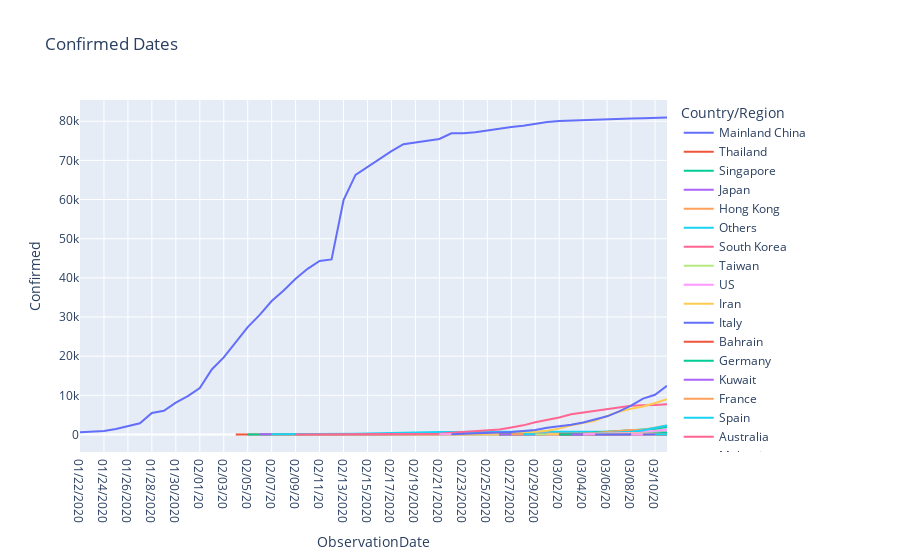

The notebook cell this image was saved under:
### Code cell
fig = px.line(dataset_sums_per_country, x="ObservationDate", y="Confirmed",  title='Confirmed Dates', color='Country/Region')
fig.show()

### Figure 1 — Plotly figure (JSON) as saved in the notebook; plotly's stock layout.template omitted (floating-point values rounded to 4 significant figures)
{"data": [{"hoverlabel": {"namelength": 0}, "hovertemplate": "Country/Region=Mainland China<br>ObservationDate=%{x}<br>Confirmed=%{y}", "legendgroup": "Mainland China", "line": {"color": "#636efa", "dash": "solid"}, "mode": "lines", "name": "Mainland China", "showlegend": true, "type": "scatter", "x": ["01/22/2020", "01/23/2020", "01/24/2020", "01/25/2020", "01/26/2020", "01/27/2020", "01/28/2020", "01/29/2020", "01/30/2020", "01/31/2020", "02/01/20", "02/02/20", "02/03/20", "02/04/20", "02/05/20", "02/06/20", "02/07/20", "02/08/20", "02/09/20", "02/10/20", "02/11/20", "02/12/20", "02/13/2020", "02/14/2020", "02/15/2020", "02/16/2020", "02/17/2020", "02/18/2020", "02/19/2020", "02/20/2020", "02/21/2020", "02/22/2020", "02/23/2020", "02/24/2020", "02/25/2020", "02/26/2020", "02/27/2020", "02/28/2020", "02/29/2020", "03/01/20", "03/02/20", "03/03/20", "03/04/20", "03/05/20", "03/06/20", "03/07/20", "03/08/20", "03/09/20", "03/10/20", "03/11/20"], "xaxis": "x", "y": [547, 639, 916, 1399, 2062, 2863, 5494, 6070, 8124, 9783, 11871, 16607, 19693, 23680, 27409, 30553, 34075, 36778, 39790, 42306, 44327, 44699, 59832, 66292, 68347, 70446, 72364, 74139, 74546, 74999, 75472, 76922, 76938, 77152, 77660, 78065, 78498, 78824, 79251, 79826, 80026, 80151, 80271, 80422, 80573, 80652, 80699, 80735, 80757, 80921], "yaxis": "y"}, {"hoverlabel": {"namelength": 0}, "hovertemplate": "Country/Region=Thailand<br>ObservationDate=%{x}<br>Confirmed=%{y}", "legendgroup": "Thailand", "line": {"color": "#EF553B", "dash": "solid"}, "mode": "lines", "name": "Thailand", "showlegend": true, "type": "scatter", "x": ["02/04/20", "02/05/20", "02/06/20", "02/07/20", "02/08/20", "02/09/20", "02/10/20", "02/11/20", "02/12/20", "02/13/2020", "02/14/2020", "02/15/2020", "02/16/2020", "02/17/2020", "02/18/2020", "02/19/2020", "02/20/2020", "02/21/2020", "02/22/2020", "02/23/2020", "02/24/2020", "02/25/2020", "02/26/2020", "02/27/2020", "02/28/2020", "02/29/2020", "03/01/20", "03/02/20", "03/03/20", "03/04/20", "03/05/20", "03/06/20", "03/07/20", "03/08/20", "03/09/20", "03/10/20", "03/11/20"], "xaxis": "x", "y": [25, 25, 25, 25, 32, 32, 32, 33, 33, 33, 33, 33, 34, 35, 35, 35, 35, 35, 35, 35, 35, 37, 40, 40, 41, 42, 42, 43, 43, 43, 47, 48, 50, 50, 50, 53, 59], "yaxis": "y"}, {"hoverlabel": {"namelength": 0}, "hovertemplate": "Country/Region=Singapore<br>ObservationDate=%{x}<br>Confirmed=%{y}", "legendgroup": "Singapore", "line": {"color": "#00cc96", "dash": "solid"}, "mode": "lines", "name": "Singapore", "showlegend": true, "type": "scatter", "x": ["02/05/20", "02/06/20", "02/07/20", "02/08/20", "02/09/20", "02/10/20", "02/11/20", "02/12/20", "02/13/2020", "02/14/2020", "02/15/2020", "02/16/2020", "02/17/2020", "02/18/2020", "02/19/2020", "02/20/2020", "02/21/2020", "02/22/2020", "02/23/2020", "02/24/2020", "02/25/2020", "02/26/2020", "02/27/2020", "02/28/2020", "02/29/2020", "03/01/20", "03/02/20", "03/03/20", "03/04/20", "03/05/20", "03/06/20", "03/07/20", "03/08/20", "03/09/20", "03/10/20", "03/11/20"], "xaxis": "x", "y": [28, 28, 30, 33, 40, 45, 47, 50, 58, 67, 72, 75, 77, 81, 84, 84, 85, 85, 89, 89, 91, 93, 93, 93, 102, 106, 108, 110, 110, 117, 130, 138, 150, 150, 160, 178], "yaxis": "y"}, {"hoverlabel": {"namelength": 0}, "hovertemplate": "Country/Region=Japan<br>ObservationDate=%{x}<br>Confirmed=%{y}", "legendgroup": "Japan", "line": {"color": "#ab63fa", "dash": "solid"}, "mode": "lines", "name": "Japan", "showlegend": true, "type": "scatter", "x": ["02/06/20", "02/07/20", "02/08/20", "02/09/20", "02/10/20", "02/11/20", "02/12/20", "02/13/2020", "02/14/2020", "02/15/2020", "02/16/2020", "02/17/2020", "02/18/2020", "02/19/2020", "02/20/2020", "02/21/2020", "02/22/2020", "02/23/2020", "02/24/2020", "02/25/2020", "02/26/2020", "02/27/2020", "02/28/2020", "02/29/2020", "03/01/20", "03/02/20", "03/03/20", "03/04/20", "03/05/20", "03/06/20", "03/07/20", "03/08/20", "03/09/20", "03/10/20", "03/11/20"], "xaxis": "x", "y": [45, 25, 25, 26, 26, 26, 28, 28, 29, 43, 59, 66, 74, 84, 94, 105, 122, 147, 159, 170, 189, 214, 228, 241, 256, 274, 293, 331, 360, 420, 461, 502, 511, 581, 639], "yaxis": "y"}, {"hoverlabel": {"namelength": 0}, "hovertemplate": "Country/Region=Hong Kong<br>ObservationDate=%{x}<br>Confirmed=%{y}", "legendgroup": "Hong Kong", "line": {"color": "#FFA15A", "dash": "solid"}, "mode": "lines", "name": "Hong Kong", "showlegend": true, "type": "scatter", "x": ["02/07/20", "02/08/20", "02/09/20", "02/10/20", "02/11/20", "02/12/20", "02/13/2020", "02/14/2020", "02/15/2020", "02/16/2020", "02/17/2020", "02/18/2020", "02/19/2020", "02/20/2020", "02/21/2020", "02/22/2020", "02/23/2020", "02/24/2020", "02/25/2020", "02/26/2020", "02/27/2020", "02/28/2020", "02/29/2020", "03/01/20", "03/02/20", "03/03/20", "03/04/20", "03/05/20", "03/06/20", "03/07/20", "03/08/20", "03/09/20", "03/10/20"], "xaxis": "x", "y": [25, 26, 29, 38, 49, 50, 53, 56, 56, 57, 60, 62, 63, 68, 68, 69, 74, 79, 84, 91, 92, 94, 95, 96, 100, 100, 105, 105, 107, 108, 114, 115, 120], "yaxis": "y"}, {"hoverlabel": {"namelength": 0}, "hovertemplate": "Country/Region=Others<br>ObservationDate=%{x}<br>Confirmed=%{y}", "legendgroup": "Others", "line": {"color": "#19d3f3", "dash": "solid"}, "mode": "lines", "name": "Others", "showlegend": true, "type": "scatter", "x": ["02/07/20", "02/08/20", "02/09/20", "02/10/20", "02/11/20", "02/12/20", "02/13/2020", "02/14/2020", "02/15/2020", "02/16/2020", "02/17/2020", "02/18/2020", "02/19/2020", "02/20/2020", "02/21/2020", "02/22/2020", "02/23/2020", "02/24/2020", "02/25/2020", "02/26/2020", "02/27/2020", "02/28/2020", "02/29/2020", "03/01/20", "03/02/20", "03/03/20", "03/04/20", "03/05/20", "03/06/20", "03/07/20", "03/08/20", "03/09/20", "03/10/20", "03/11/20"], "xaxis": "x", "y": [61, 61, 64, 135, 135, 175, 175, 218, 285, 355, 454, 542, 621, 634, 634, 634, 691, 691, 691, 705, 705, 705, 705, 705, 705, 706, 706, 706, 696, 696, 696, 696, 696, 696], "yaxis": "y"}, {"hoverlabel": {"namelength": 0}, "hovertemplate": "Country/Region=South Korea<br>ObservationDate=%{x}<br>Confirmed=%{y}", "legendgroup": "South Korea", "line": {"color": "#FF6692", "dash": "solid"}, "mode": "lines", "name": "South Korea", "showlegend": true, "type": "scatter", "x": ["02/09/20", "02/10/20", "02/11/20", "02/12/20", "02/13/2020", "02/14/2020", "02/15/2020", "02/16/2020", "02/17/2020", "02/18/2020", "02/19/2020", "02/20/2020", "02/21/2020", "02/22/2020", "02/23/2020", "02/24/2020", "02/25/2020", "02/26/2020", "02/27/2020", "02/28/2020", "02/29/2020", "03/01/20", "03/02/20", "03/03/20", "03/04/20", "03/05/20", "03/06/20", "03/07/20", "03/08/20", "03/09/20", "03/10/20", "03/11/20"], "xaxis": "x", "y": [25, 27, 28, 28, 28, 28, 28, 29, 30, 31, 31, 104, 204, 433, 602, 833, 977, 1261, 1766, 2337, 3150, 3736, 4335, 5186, 5621, 6088, 6593, 7041, 7314, 7478, 7513, 7755], "yaxis": "y"}, {"hoverlabel": {"namelength": 0}, "hovertemplate": "Country/Region=Taiwan<br>ObservationDate=%{x}<br>Confirmed=%{y}", "legendgroup": "Taiwan", "line": {"color": "#B6E880", "dash": "solid"}, "mode": "lines", "name": "Taiwan", "showlegend": true, "type": "scatter", "x": ["02/21/2020", "02/22/2020", "02/23/2020", "02/24/2020", "02/25/2020", "02/26/2020", "02/27/2020", "02/28/2020", "02/29/2020", "03/01/20", "03/02/20", "03/03/20", "03/04/20", "03/05/20", "03/06/20", "03/07/20", "03/08/20", "03/09/20", "03/10/20", "03/11/20"], "xaxis": "x", "y": [26, 26, 28, 30, 31, 32, 32, 34, 39, 40, 41, 42, 42, 44, 45, 45, 45, 45, 47, 48], "yaxis": "y"}, {"hoverlabel": {"namelength": 0}, "hovertemplate": "Country/Region=US<br>ObservationDate=%{x}<br>Confirmed=%{y}", "legendgroup": "US", "line": {"color": "#FF97FF", "dash": "solid"}, "mode": "lines", "name": "US", "showlegend": true, "type": "scatter", "x": ["02/21/2020", "02/22/2020", "02/23/2020", "02/24/2020", "02/25/2020", "02/26/2020", "02/27/2020", "02/28/2020", "02/29/2020", "03/01/20", "03/02/20", "03/03/20", "03/04/20", "03/05/20", "03/06/20", "03/07/20", "03/08/20", "03/09/20", "03/10/20", "03/11/20"], "xaxis": "x", "y": [35, 35, 35, 53, 53, 59, 60, 62, 70, 76, 101, 122, 153, 221, 278, 417, 537, 605, 959, 1281], "yaxis": "y"}, {"hoverlabel": {"namelength": 0}, "hovertemplate": "Country/Region=Iran<br>ObservationDate=%{x}<br>Confirmed=%{y}", "legendgroup": "Iran", "line": {"color": "#FECB52", "dash": "solid"}, "mode": "lines", "name": "Iran", "showlegend": true, "type": "scatter", "x": ["02/22/2020", "02/23/2020", "02/24/2020", "02/25/2020", "02/26/2020", "02/27/2020", "02/28/2020", "02/29/2020", "03/01/20", "03/02/20", "03/03/20", "03/04/20", "03/05/20", "03/06/20", "03/07/20", "03/08/20", "03/09/20", "03/10/20", "03/11/20"], "xaxis": "x", "y": [28, 43, 61, 95, 139, 245, 388, 593, 978, 1501, 2336, 2922, 3513, 4747, 5823, 6566, 7161, 8042, 9000], "yaxis": "y"}, {"hoverlabel": {"namelength": 0}, "hovertemplate": "Country/Region=Italy<br>ObservationDate=%{x}<br>Confirmed=%{y}", "legendgroup": "Italy", "line": {"color": "#636efa", "dash": "solid"}, "mode": "lines", "name": "Italy", "showlegend": true, "type": "scatter", "x": ["02/22/2020", "02/23/2020", "02/24/2020", "02/25/2020", "02/26/2020", "02/27/2020", "02/28/2020", "02/29/2020", "03/01/20", "03/02/20", "03/03/20", "03/04/20", "03/05/20", "03/06/20", "03/07/20", "03/08/20", "03/09/20", "03/10/20", "03/11/20"], "xaxis": "x", "y": [62, 155, 229, 322, 453, 655, 888, 1128, 1694, 2036, 2502, 3089, 3858, 4636, 5883, 7375, 9172, 10149, 12462], "yaxis": "y"}, {"hoverlabel": {"namelength": 0}, "hovertemplate": "Country/Region=Bahrain<br>ObservationDate=%{x}<br>Confirmed=%{y}", "legendgroup": "Bahrain", "line": {"color": "#EF553B", "dash": "solid"}, "mode": "lines", "name": "Bahrain", "showlegend": true, "type": "scatter", "x": ["02/26/2020", "02/27/2020", "02/28/2020", "02/29/2020", "03/01/20", "03/02/20", "03/03/20", "03/04/20", "03/05/20", "03/06/20", "03/07/20", "03/08/20", "03/09/20", "03/10/20", "03/11/20"], "xaxis": "x", "y": [33, 33, 36, 41, 47, 49, 49, 52, 55, 60, 85, 85, 95, 110, 195], "yaxis": "y"}, {"hoverlabel": {"namelength": 0}, "hovertemplate": "Country/Region=Germany<br>ObservationDate=%{x}<br>Confirmed=%{y}", "legendgroup": "Germany", "line": {"color": "#00cc96", "dash": "solid"}, "mode": "lines", "name": "Germany", "showlegend": true, "type": "scatter", "x": ["02/26/2020", "02/27/2020", "02/28/2020", "02/29/2020", "03/01/20", "03/02/20", "03/03/20", "03/04/20", "03/05/20", "03/06/20", "03/07/20", "03/08/20", "03/09/20", "03/10/20", "03/11/20"], "xaxis": "x", "y": [27, 46, 48, 79, 130, 159, 196, 262, 482, 670, 799, 1040, 1176, 1457, 1908], "yaxis": "y"}, {"hoverlabel": {"namelength": 0}, "hovertemplate": "Country/Region=Kuwait<br>ObservationDate=%{x}<br>Confirmed=%{y}", "legendgroup": "Kuwait", "line": {"color": "#ab63fa", "dash": "solid"}, "mode": "lines", "name": "Kuwait", "showlegend": true, "type": "scatter", "x": ["02/26/2020", "02/27/2020", "02/28/2020", "02/29/2020", "03/01/20", "03/02/20", "03/03/20", "03/04/20", "03/05/20", "03/06/20", "03/07/20", "03/08/20", "03/09/20", "03/10/20", "03/11/20"], "xaxis": "x", "y": [26, 43, 45, 45, 45, 56, 56, 56, 58, 58, 61, 64, 64, 69, 72], "yaxis": "y"}, {"hoverlabel": {"namelength": 0}, "hovertemplate": "Country/Region=France<br>ObservationDate=%{x}<br>Confirmed=%{y}", "legendgroup": "France", "line": {"color": "#FFA15A", "dash": "solid"}, "mode": "lines", "name": "France", "showlegend": true, "type": "scatter", "x": ["02/27/2020", "02/28/2020", "02/29/2020", "03/01/20", "03/02/20", "03/03/20", "03/04/20", "03/05/20", "03/06/20", "03/07/20", "03/08/20", "03/09/20", "03/10/20", "03/11/20"], "xaxis": "x", "y": [38, 57, 100, 130, 191, 204, 285, 377, 653, 949, 1126, 1209, 1784, 2284], "yaxis": "y"}, {"hoverlabel": {"namelength": 0}, "hovertemplate": "Country/Region=Spain<br>ObservationDate=%{x}<br>Confirmed=%{y}", "legendgroup": "Spain", "line": {"color": "#19d3f3", "dash": "solid"}, "mode": "lines", "name": "Spain", "showlegend": true, "type": "scatter", "x": ["02/28/2020", "02/29/2020", "03/01/20", "03/02/20", "03/03/20", "03/04/20", "03/05/20", "03/06/20", "03/07/20", "03/08/20", "03/09/20", "03/10/20", "03/11/20"], "xaxis": "x", "y": [32, 45, 84, 120, 165, 222, 259, 400, 500, 673, 1073, 1695, 2277], "yaxis": "y"}, {"hoverlabel": {"namelength": 0}, "hovertemplate": "Country/Region=Australia<br>ObservationDate=%{x}<br>Confirmed=%{y}", "legendgroup": "Australia", "line": {"color": "#FF6692", "dash": "solid"}, "mode": "lines", "name": "Australia", "showlegend": true, "type": "scatter", "x": ["02/29/2020", "03/01/20", "03/02/20", "03/03/20", "03/04/20", "03/05/20", "03/06/20", "03/07/20", "03/08/20", "03/09/20", "03/10/20", "03/11/20"], "xaxis": "x", "y": [25, 27, 30, 39, 52, 55, 60, 63, 76, 91, 107, 128], "yaxis": "y"}, {"hoverlabel": {"namelength": 0}, "hovertemplate": "Country/Region=Malaysia<br>ObservationDate=%{x}<br>Confirmed=%{y}", "legendgroup": "Malaysia", "line": {"color": "#B6E880", "dash": "solid"}, "mode": "lines", "name": "Malaysia", "showlegend": true, "type": "scatter", "x": ["02/29/2020", "03/01/20", "03/02/20", "03/03/20", "03/04/20", "03/05/20", "03/06/20", "03/07/20", "03/08/20", "03/09/20", "03/10/20", "03/11/20"], "xaxis": "x", "y": [25, 29, 29, 36, 50, 50, 83, 93, 99, 117, 129, 149], "yaxis": "y"}, {"hoverlabel": {"namelength": 0}, "hovertemplate": "Country/Region=Switzerland<br>ObservationDate=%{x}<br>Confirmed=%{y}", "legendgroup": "Switzerland", "line": {"color": "#FF97FF", "dash": "solid"}, "mode": "lines", "name": "Switzerland", "showlegend": true, "type": "scatter", "x": ["03/01/20", "03/02/20", "03/03/20", "03/04/20", "03/05/20", "03/06/20", "03/07/20", "03/08/20", "03/09/20", "03/10/20", "03/11/20"], "xaxis": "x", "y": [27, 42, 56, 90, 114, 214, 268, 337, 374, 491, 652], "yaxis": "y"}, {"hoverlabel": {"namelength": 0}, "hovertemplate": "Country/Region=UK<br>ObservationDate=%{x}<br>Confirmed=%{y}", "legendgroup": "UK", "line": {"color": "#FECB52", "dash": "solid"}, "mode": "lines", "name": "UK", "showlegend": true, "type": "scatter", "x": ["03/01/20", "03/02/20", "03/03/20", "03/04/20", "03/05/20", "03/06/20", "03/07/20", "03/08/20", "03/09/20", "03/10/20", "03/11/20"], "xaxis": "x", "y": [36, 40, 51, 85, 115, 163, 206, 273, 321, 382, 459], "yaxis": "y"}, {"hoverlabel": {"namelength": 0}, "hovertemplate": "Country/Region=Canada<br>ObservationDate=%{x}<br>Confirmed=%{y}", "legendgroup": "Canada", "line": {"color": "#636efa", "dash": "solid"}, "mode": "lines", "name": "Canada", "showlegend": true, "type": "scatter", "x": ["03/02/20", "03/03/20", "03/04/20", "03/05/20", "03/06/20", "03/07/20", "03/08/20", "03/09/20", "03/10/20", "03/11/20"], "xaxis": "x", "y": [27, 30, 33, 37, 49, 54, 64, 76, 79, 108], "yaxis": "y"}, {"hoverlabel": {"namelength": 0}, "hovertemplate": "Country/Region=Iraq<br>ObservationDate=%{x}<br>Confirmed=%{y}", "legendgroup": "Iraq", "line": {"color": "#EF553B", "dash": "solid"}, "mode": "lines", "name": "Iraq", "showlegend": true, "type": "scatter", "x": ["03/02/20", "03/03/20", "03/04/20", "03/05/20", "03/06/20", "03/07/20", "03/08/20", "03/09/20", "03/10/20", "03/11/20"], "xaxis": "x", "y": [26, 32, 35, 35, 40, 54, 60, 60, 71, 71], "yaxis": "y"}, {"hoverlabel": {"namelength": 0}, "hovertemplate": "Country/Region=Norway<br>ObservationDate=%{x}<br>Confirmed=%{y}", "legendgroup": "Norway", "line": {"color": "#00cc96", "dash": "solid"}, "mode": "lines", "name": "Norway", "showlegend": true, "type": "scatter", "x": ["03/02/20", "03/03/20", "03/04/20", "03/05/20", "03/06/20", "03/07/20", "03/08/20", "03/09/20", "03/10/20", "03/11/20"], "xaxis": "x", "y": [25, 32, 56, 87, 108, 147, 176, 205, 400, 598], "yaxis": "y"}, {"hoverlabel": {"namelength": 0}, "hovertemplate": "Country/Region=United Arab Emirates<br>ObservationDate=%{x}<br>Confirmed=%{y}", "legendgroup": "United Arab Emirates", "line": {"color": "#ab63fa", "dash": "solid"}, "mode": "lines", "name": "United Arab Emirates", "showlegend": true, "type": "scatter", "x": ["03/03/20", "03/04/20", "03/05/20", "03/06/20", "03/07/20", "03/08/20", "03/09/20", "03/10/20", "03/11/20"], "xaxis": "x", "y": [27, 27, 29, 29, 45, 45, 45, 74, 74], "yaxis": "y"}, {"hoverlabel": {"namelength": 0}, "hovertemplate": "Country/Region=Austria<br>ObservationDate=%{x}<br>Confirmed=%{y}", "legendgroup": "Austria", "line": {"color": "#FFA15A", "dash": "solid"}, "mode": "lines", "name": "Austria", "showlegend": true, "type": "scatter", "x": ["03/04/20", "03/05/20", "03/06/20", "03/07/20", "03/08/20", "03/09/20", "03/10/20", "03/11/20"], "xaxis": "x", "y": [29, 41, 55, 79, 104, 131, 182, 246], "yaxis": "y"}, {"hoverlabel": {"namelength": 0}, "hovertemplate": "Country/Region=Iceland<br>ObservationDate=%{x}<br>Confirmed=%{y}", "legendgroup": "Iceland", "line": {"color": "#19d3f3", "dash": "solid"}, "mode": "lines", "name": "Iceland", "showlegend": true, "type": "scatter", "x": ["03/04/20", "03/05/20", "03/06/20", "03/07/20", "03/08/20", "03/09/20", "03/10/20", "03/11/20"], "xaxis": "x", "y": [26, 34, 43, 50, 50, 58, 69, 85], "yaxis": "y"}, {"hoverlabel": {"namelength": 0}, "hovertemplate": "Country/Region=India<br>ObservationDate=%{x}<br>Confirmed=%{y}", "legendgroup": "India", "line": {"color": "#FF6692", "dash": "solid"}, "mode": "lines", "name": "India", "showlegend": true, "type": "scatter", "x": ["03/04/20", "03/05/20", "03/06/20", "03/07/20", "03/08/20", "03/09/20", "03/10/20", "03/11/20"], "xaxis": "x", "y": [28, 30, 31, 34, 39, 43, 56, 62], "yaxis": "y"}, {"hoverlabel": {"namelength": 0}, "hovertemplate": "Country/Region=Netherlands<br>ObservationDate=%{x}<br>Confirmed=%{y}", "legendgroup": "Netherlands", "line": {"color": "#B6E880", "dash": "solid"}, "mode": "lines", "name": "Netherlands", "showlegend": true, "type": "scatter", "x": ["03/04/20", "03/05/20", "03/06/20", "03/07/20", "03/08/20", "03/09/20", "03/10/20", "03/11/20"], "xaxis": "x", "y": [38, 82, 128, 188, 265, 321, 382, 503], "yaxis": "y"}, {"hoverlabel": {"namelength": 0}, "hovertemplate": "Country/Region=Sweden<br>ObservationDate=%{x}<br>Confirmed=%{y}", "legendgroup": "Sweden", "line": {"color": "#FF97FF", "dash": "solid"}, "mode": "lines", "name": "Sweden", "showlegend": true, "type": "scatter", "x": ["03/04/20", "03/05/20", "03/06/20", "03/07/20", "03/08/20", "03/09/20", "03/10/20", "03/11/20"], "xaxis": "x", "y": [35, 94, 101, 161, 203, 248, 355, 500], "yaxis": "y"}, {"hoverlabel": {"namelength": 0}, "hovertemplate": "Country/Region=Belgium<br>ObservationDate=%{x}<br>Confirmed=%{y}", "legendgroup": "Belgium", "line": {"color": "#FECB52", "dash": "solid"}, "mode": "lines", "name": "Belgium", "showlegend": true, "type": "scatter", "x": ["03/05/20", "03/06/20", "03/07/20", "03/08/20", "03/09/20", "03/10/20", "03/11/20"], "xaxis": "x", "y": [50, 109, 169, 200, 239, 267, 314], "yaxis": "y"}, {"hoverlabel": {"namelength": 0}, "hovertemplate": "Country/Region=Greece<br>ObservationDate=%{x}<br>Confirmed=%{y}", "legendgroup": "Greece", "line": {"color": "#636efa", "dash": "solid"}, "mode": "lines", "name": "Greece", "showlegend": true, "type": "scatter", "x": ["03/05/20", "03/06/20", "03/07/20", "03/08/20", "03/09/20", "03/10/20", "03/11/20"], "xaxis": "x", "y": [31, 45, 46, 73, 73, 89, 99], "yaxis": "y"}, {"hoverlabel": {"namelength": 0}, "hovertemplate": "Country/Region=Czech Republic<br>ObservationDate=%{x}<br>Confirmed=%{y}", "legendgroup": "Czech Republic", "line": {"color": "#EF553B", "dash": "solid"}, "mode": "lines", "name": "Czech Republic", "showlegend": true, "type": "scatter", "x": ["03/08/20", "03/09/20", "03/10/20", "03/11/20"], "xaxis": "x", "y": [31, 31, 41, 91], "yaxis": "y"}, {"hoverlabel": {"namelength": 0}, "hovertemplate": "Country/Region=Denmark<br>ObservationDate=%{x}<br>Confirmed=%{y}", "legendgroup": "Denmark", "line": {"color": "#00cc96", "dash": "solid"}, "mode": "lines", "name": "Denmark", "showlegend": true, "type": "scatter", "x": ["03/08/20", "03/09/20", "03/10/20", "03/11/20"], "xaxis": "x", "y": [35, 90, 262, 444], "yaxis": "y"}, {"hoverlabel": {"namelength": 0}, "hovertemplate": "Country/Region=Egypt<br>ObservationDate=%{x}<br>Confirmed=%{y}", "legendgroup": "Egypt", "line": {"color": "#ab63fa", "dash": "solid"}, "mode": "lines", "name": "Egypt", "showlegend": true, "type": "scatter", "x": ["03/08/20", "03/09/20", "03/10/20", "03/11/20"], "xaxis": "x", "y": [49, 55, 59, 60], "yaxis": "y"}, {"hoverlabel": {"namelength": 0}, "hovertemplate": "Country/Region=Israel<br>ObservationDate=%{x}<br>Confirmed=%{y}", "legendgroup": "Israel", "line": {"color": "#FFA15A", "dash": "solid"}, "mode": "lines", "name": "Israel", "showlegend": true, "type": "scatter", "x": ["03/08/20", "03/09/20", "03/10/20", "03/11/20"], "xaxis": "x", "y": [39, 39, 58, 109], "yaxis": "y"}, {"hoverlabel": {"namelength": 0}, "hovertemplate": "Country/Region=Lebanon<br>ObservationDate=%{x}<br>Confirmed=%{y}", "legendgroup": "Lebanon", "line": {"color": "#19d3f3", "dash": "solid"}, "mode": "lines", "name": "Lebanon", "showlegend": true, "type": "scatter", "x": ["03/08/20", "03/09/20", "03/10/20", "03/11/20"], "xaxis": "x", "y": [32, 32, 41, 61], "yaxis": "y"}, {"hoverlabel": {"namelength": 0}, "hovertemplate": "Country/Region=Portugal<br>ObservationDate=%{x}<br>Confirmed=%{y}", "legendgroup": "Portugal", "line": {"color": "#FF6692", "dash": "solid"}, "mode": "lines", "name": "Portugal", "showlegend": true, "type": "scatter", "x": ["03/08/20", "03/09/20", "03/10/20", "03/11/20"], "xaxis": "x", "y": [30, 30, 41, 59], "yaxis": "y"}, {"hoverlabel": {"namelength": 0}, "hovertemplate": "Country/Region=San Marino<br>ObservationDate=%{x}<br>Confirmed=%{y}", "legendgroup": "San Marino", "line": {"color": "#B6E880", "dash": "solid"}, "mode": "lines", "name": "San Marino", "showlegend": true, "type": "scatter", "x": ["03/08/20", "03/09/20", "03/10/20", "03/11/20"], "xaxis": "x", "y": [36, 36, 51, 62], "yaxis": "y"}, {"hoverlabel": {"namelength": 0}, "hovertemplate": "Country/Region=Vietnam<br>ObservationDate=%{x}<br>Confirmed=%{y}", "legendgroup": "Vietnam", "line": {"color": "#FF97FF", "dash": "solid"}, "mode": "lines", "name": "Vietnam", "showlegend": true, "type": "scatter", "x": ["03/08/20", "03/09/20", "03/10/20", "03/11/20"], "xaxis": "x", "y": [30, 30, 31, 38], "yaxis": "y"}, {"hoverlabel": {"namelength": 0}, "hovertemplate": "Country/Region=Brazil<br>ObservationDate=%{x}<br>Confirmed=%{y}", "legendgroup": "Brazil", "line": {"color": "#FECB52", "dash": "solid"}, "mode": "lines", "name": "Brazil", "showlegend": true, "type": "scatter", "x": ["03/09/20", "03/10/20", "03/11/20"], "xaxis": "x", "y": [25, 31, 38], "yaxis": "y"}, {"hoverlabel": {"namelength": 0}, "hovertemplate": "Country/Region=Finland<br>ObservationDate=%{x}<br>Confirmed=%{y}", "legendgroup": "Finland", "line": {"color": "#636efa", "dash": "solid"}, "mode": "lines", "name": "Finland", "showlegend": true, "type": "scatter", "x": ["03/09/20", "03/10/20", "03/11/20"], "xaxis": "x", "y": [30, 40, 59], "yaxis": "y"}, {"hoverlabel": {"namelength": 0}, "hovertemplate": "Country/Region=Indonesia<br>ObservationDate=%{x}<br>Confirmed=%{y}", "legendgroup": "Indonesia", "line": {"color": "#EF553B", "dash": "solid"}, "mode": "lines", "name": "Indonesia", "showlegend": true, "type": "scatter", "x": ["03/10/20", "03/11/20"], "xaxis": "x", "y": [27, 34], "yaxis": "y"}, {"hoverlabel": {"namelength": 0}, "hovertemplate": "Country/Region=Ireland<br>ObservationDate=%{x}<br>Confirmed=%{y}", "legendgroup": "Ireland", "line": {"color": "#00cc96", "dash": "solid"}, "mode": "lines", "name": "Ireland", "showlegend": true, "type": "scatter", "x": ["03/10/20", "03/11/20"], "xaxis": "x", "y": [34, 43], "yaxis": "y"}, {"hoverlabel": {"namelength": 0}, "hovertemplate": "Country/Region=Philippines<br>ObservationDate=%{x}<br>Confirmed=%{y}", "legendgroup": "Philippines", "line": {"color": "#ab63fa", "dash": "solid"}, "mode": "lines", "name": "Philippines", "showlegend": true, "type": "scatter", "x": ["03/10/20", "03/11/20"], "xaxis": "x", "y": [33, 49], "yaxis": "y"}, {"hoverlabel": {"namelength": 0}, "hovertemplate": "Country/Region=Romania<br>ObservationDate=%{x}<br>Confirmed=%{y}", "legendgroup": "Romania", "line": {"color": "#FFA15A", "dash": "solid"}, "mode": "lines", "name": "Romania", "showlegend": true, "type": "scatter", "x": ["03/10/20", "03/11/20"], "xaxis": "x", "y": [25, 45], "yaxis": "y"}, {"hoverlabel": {"namelength": 0}, "hovertemplate": "Country/Region=Slovenia<br>ObservationDate=%{x}<br>Confirmed=%{y}", "legendgroup": "Slovenia", "line": {"color": "#19d3f3", "dash": "solid"}, "mode": "lines", "name": "Slovenia", "showlegend": true, "type": "scatter", "x": ["03/10/20", "03/11/20"], "xaxis": "x", "y": [31, 57], "yaxis": "y"}, {"hoverlabel": {"namelength": 0}, "hovertemplate": "Country/Region=occupied Palestinian territory<br>ObservationDate=%{x}<br>Confirmed=%{y}", "legendgroup": "occupied Palestinian territory", "line": {"color": "#FF6692", "dash": "solid"}, "mode": "lines", "name": "occupied Palestinian territory", "showlegend": true, "type": "scatter", "x": ["03/10/20"], "xaxis": "x", "y": [25], "yaxis": "y"}, {"hoverlabel": {"namelength": 0}, "hovertemplate": "Country/Region=Poland<br>ObservationDate=%{x}<br>Confirmed=%{y}", "legendgroup": "Poland", "line": {"color": "#B6E880", "dash": "solid"}, "mode": "lines", "name": "Poland", "showlegend": true, "type": "scatter", "x": ["03/11/20"], "xaxis": "x", "y": [31], "yaxis": "y"}, {"hoverlabel": {"namelength": 0}, "hovertemplate": "Country/Region=Qatar<br>ObservationDate=%{x}<br>Confirmed=%{y}", "legendgroup": "Qatar", "line": {"color": "#FF97FF", "dash": "solid"}, "mode": "lines", "name": "Qatar", "showlegend": true, "type": "scatter", "x": ["03/11/20"], "xaxis": "x", "y": [262], "yaxis": "y"}], "layout": {"legend": {"title": {"text": "Country/Region"}, "tracegroupgap": 0}, "title": {"text": "Confirmed Dates"}, "xaxis": {"anchor": "y", "domain": [0, 1], "title": {"text": "ObservationDate"}}, "yaxis": {"anchor": "x", "domain": [0, 1], "title": {"text": "Confirmed"}}}}
